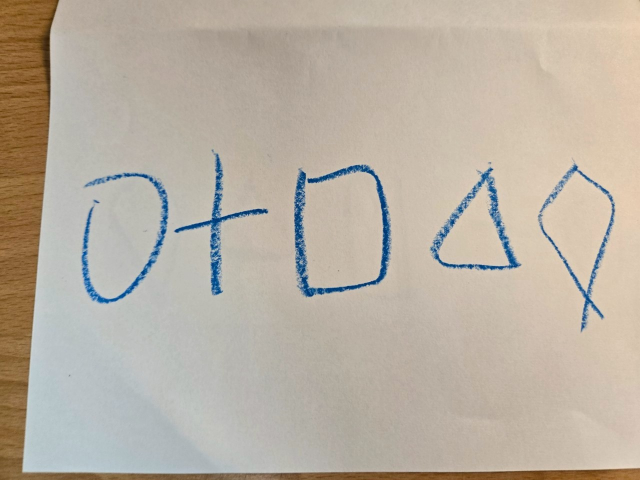
#> input picture circle/raw/206_1.jpg, 1280 x 960 px (shown at 1/2 size)
$ python main.py
#> lines starting #> are read from the running program, lines starting #| are printed output that depends on the picture; after the words box and inside, x2 and y2 are one past the last pixel; in counts of white or black regions, pixels touching at a corner belong together
### circle/ShapeAnalyzer.py
import cv2
import numpy as np
import math
import os


class ShapeAnalyzer:
    def __init__(self, image_path="extracted_paper.jpg"):
        self.image_path = image_path
        self.img = None
        self.result_img = None

    def process(self, debug=False):

#> called with debug = False
        self.img = cv2.imread(self.image_path)
#> self.img is the input picture: shape (960, 1280, 3); mean B, G, R 163.1, 176.2, 185.5
        # cv2.imshow("original", self.img)
        if self.img is None:
            print("無法讀取圖片，請檢查路徑是否正確")
            return
        self.result_img = self.img.copy()
        gray = cv2.cvtColor(self.img, cv2.COLOR_BGR2GRAY)
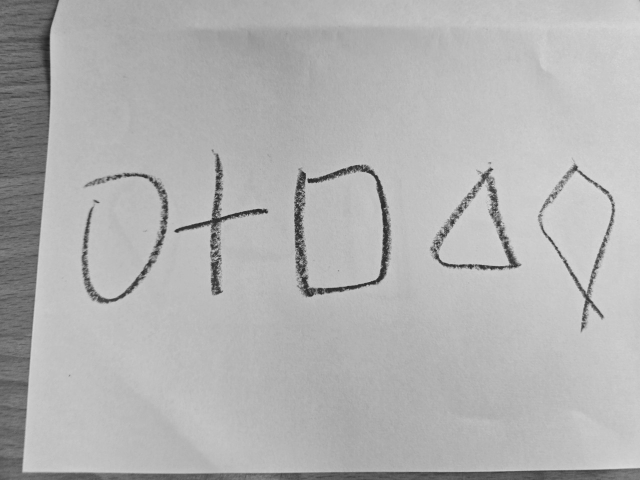
#> gray: shape (960, 1280) (shown at 1/2 size); min 28, max 220, mean 177.5
        blurred = cv2.GaussianBlur(gray, (5, 5), 0)
        # cv2.imshow("blurred", blurred)
        # 使用自適應二值化取代 Canny 邊緣檢測
        adaptive_thresh = cv2.adaptiveThreshold(
            blurred, 255, cv2.ADAPTIVE_THRESH_MEAN_C, cv2.THRESH_BINARY, 13, 2
        )
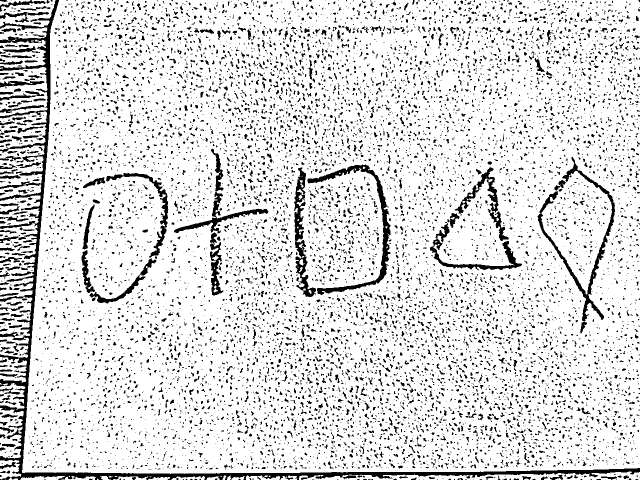
#> adaptive_thresh: shape (960, 1280) (shown at 1/2 size); 86.5% white; 10185 black regions (8649 under 20 px), largest, box (x1, y1, x2, y2) and area: (0, 0, 1280, 960) 25575, (1075, 314, 1230, 643) 4675, (615, 329, 781, 590) 4662

        # cv2.imshow("adaptive_thresh", adaptive_thresh)

        # 反轉圖像，讓物體變成白色，背景變成黑色
        thresh = cv2.bitwise_not(adaptive_thresh)
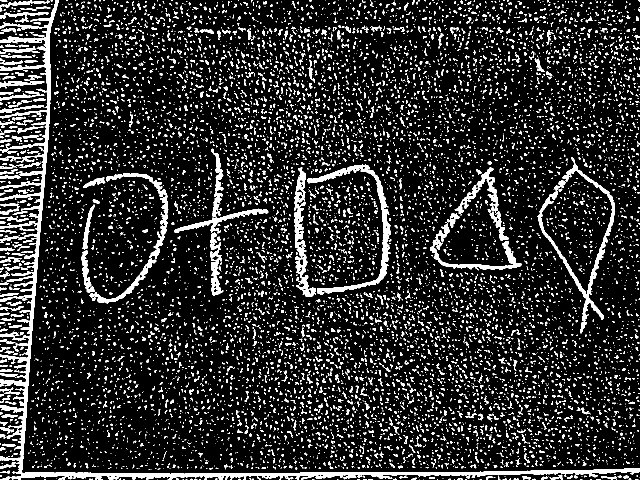
#> thresh: shape (960, 1280) (shown at 1/2 size); 13.5% white; 10185 white regions (8649 under 20 px), largest, box (x1, y1, x2, y2) and area: (0, 0, 1280, 960) 25575, (1075, 314, 1230, 643) 4675, (615, 329, 781, 590) 4662

        # 形態學操作：先連接斷線，再去除雜訊
        # 使用閉運算連接斷開的線條
        kernel_close = np.ones((5, 5), np.uint8)
        thresh = cv2.morphologyEx(thresh, cv2.MORPH_CLOSE, kernel_close, iterations=2)
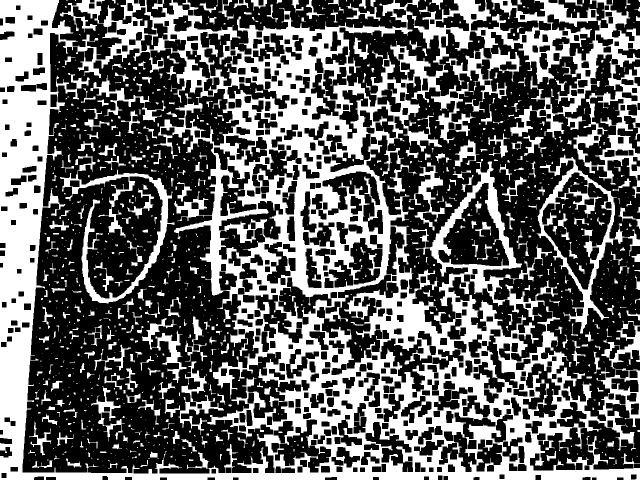
#> thresh: shape (960, 1280) (shown at 1/2 size); 38.1% white; 1159 white regions (743 under 20 px), largest, box (x1, y1, x2, y2) and area: (0, 0, 1280, 960) 387015, (1073, 309, 1280, 667) 10305, (120, 308, 349, 607) 9816

        # 再用開運算去除小雜訊
        kernel_open = np.ones((3, 3), np.uint8)
        thresh = cv2.morphologyEx(thresh, cv2.MORPH_OPEN, kernel_open, iterations=1)
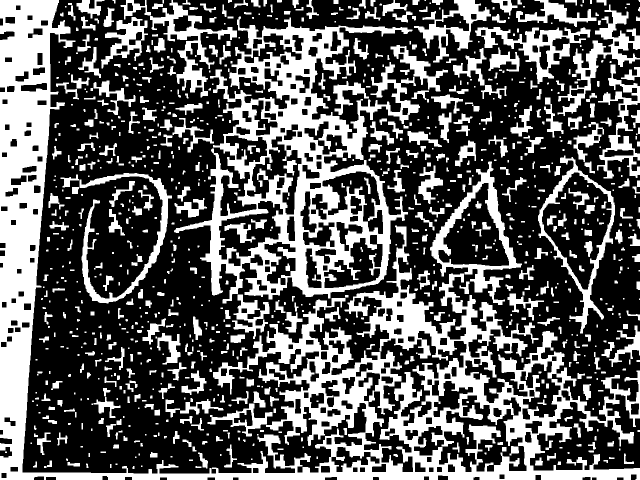
#> thresh: shape (960, 1280) (shown at 1/2 size); 36.1% white; 1020 white regions (335 under 20 px), largest, box (x1, y1, x2, y2) and area: (0, 0, 1280, 960) 188689, (348, 33, 840, 607) 86299, (860, 323, 1044, 610) 9793

        # 最後再用閉運算確保圖形完整性
        kernel_final = np.ones((5, 5), np.uint8)
        thresh = cv2.morphologyEx(thresh, cv2.MORPH_CLOSE, kernel_final, iterations=2)
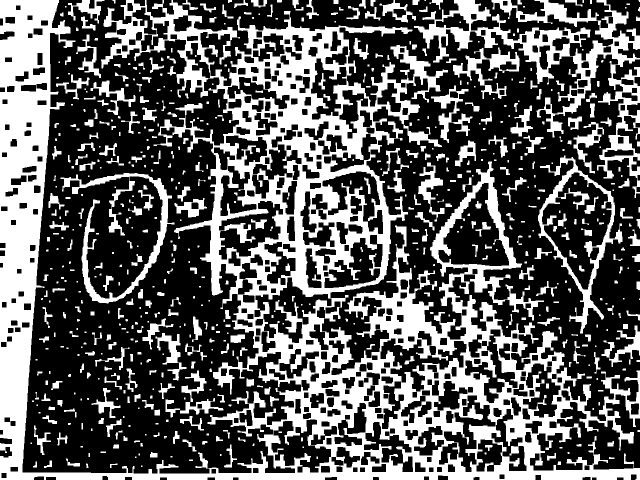
#> thresh: shape (960, 1280) (shown at 1/2 size); 36.4% white; 669 white regions (218 under 20 px), largest, box (x1, y1, x2, y2) and area: (0, 0, 1280, 960) 324516, (828, 0, 1280, 396) 32469, (121, 346, 349, 607) 9094
        # cv2.imshow("thresh", thresh)
        cv2.waitKey(0)
        cv2.destroyAllWindows()

        # 根據輸入圖片名稱動態生成二值化圖像的保存路徑
        base_name = os.path.basename(self.image_path)
        img_prefix = base_name.split("_extracted_paper")[0]
        thresh_path = f"test_img/{img_prefix}_thresh.jpg"
        cv2.imwrite(thresh_path, thresh)
        if debug:
            cv2.imshow("original", self.img)
            cv2.imshow("adaptive_thresh", adaptive_thresh)
            cv2.imshow("thresh", thresh)
            cv2.waitKey(0)
            cv2.destroyAllWindows()
        return thresh_path, thresh, self.result_img, adaptive_thresh


# test_img\img3_extracted_paper.jpg
# [5 lines that do not run on import are left out]

### circle/graph_yolov8/Analyze_graphics.py
import torch
import cv2
import math
import os
import shutil
from ultralytics import YOLO


class Analyze_graphics:
    def __init__(
        self,
        model_path=r"C:\Users\chang\Downloads\circle\runs\segment\train\weights\best.pt",
        class_names=["Circle", "Cross", "Diamond", "Square", "Triangle"],
    ):
        self.model = YOLO(model_path)
        self.class_names = class_names

    # [192 lines left out: functions calculate_distance, non_max_suppression_custom, reset_dir, infer_and_draw, not called in this run]
            # [5 lines of commented-out code are left out]


# [7 lines that do not run on import are left out]

    # segmenter.infer_and_draw(image_path)

### circle/main.py
import cv2

from PrtSc import ScreenCapture
from PaperDetector_HSV import PaperDetector_HSV
from PaperDetector_edge import PaperDetector_edges
from ShapeAnalyzer import ShapeAnalyzer
from graph_yolov8.Analyze_graphics import Analyze_graphics
import os


def PS():
    screen_capture = ScreenCapture()
    img_path = screen_capture.run()
    screen_capture.cleanup()
    return img_path


if __name__ == "__main__":
    img_mode = "dir"  # 'PrtSc' or 'image' or 'dir'
    paper_detector_mode = "edge"  # HSV or edge
    if img_mode == "PrtSc":
        print("開始截圖...")
        image_path = PS()
    elif img_mode == "image":
        img = "img3.jpg"
        image_path = f"test_img\{img}"
    elif img_mode == "dir":
        img_dir = "raw"
        image_files = [
            f
            for f in os.listdir(img_dir)
            if f.lower().endswith((".png", ".jpg", ".jpeg", ".bmp"))
        ]
        if not image_files:
            print("資料夾中沒有圖片。")
            exit()
        for img in image_files:
            image_path = os.path.join(img_dir, img)
            print(f"處理圖片: {image_path}")

            pattern_detector = ShapeAnalyzer(image_path=image_path)
            thresh_img_path, thresh, result_img, adaptive_thresh = (
                pattern_detector.process()
            )
#> thresh_img_path = 'test_img/206_1.jpg_thresh.jpg'

            if thresh_img_path is not None:
                # print("\n開始圖形分析...")
#> (the run stopped early here; a loop or call above may not have finished)

$ run again, on circle/raw/211_1.jpg
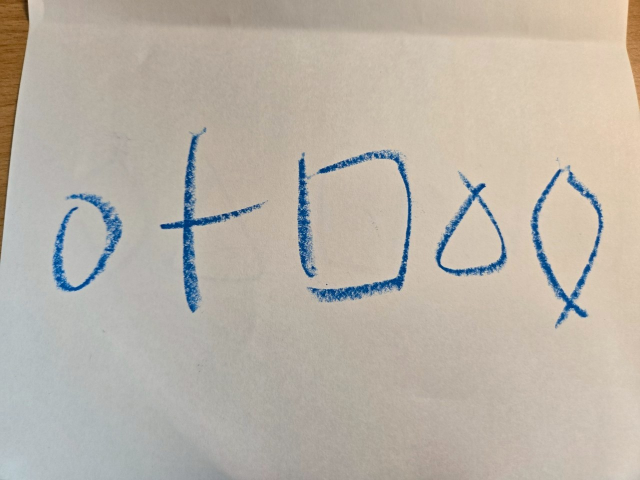
#> input picture circle/raw/211_1.jpg, 1280 x 960 px (shown at 1/2 size)
#> in process, self.img is the input picture: shape (960, 1280, 3); mean B, G, R 168, 178.6, 185.8
#> in process, `adaptive_thresh = cv2.adaptiveThreshold( blurred, 255, cv2.ADAPTIVE_TH..`:
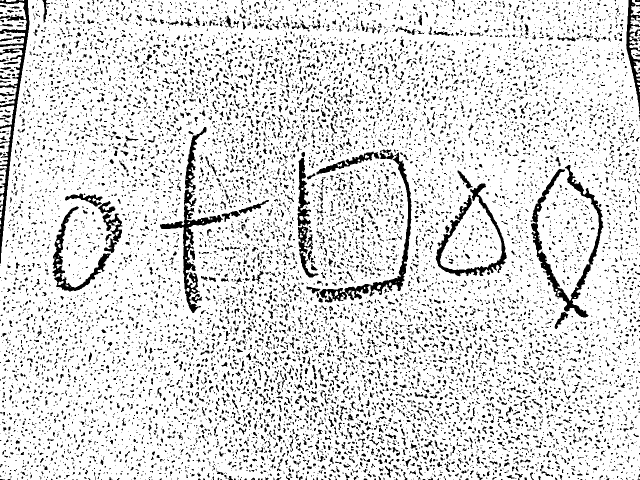
#> adaptive_thresh: shape (960, 1280) (shown at 1/2 size); 85.9% white; 11552 black regions (9396 under 20 px), largest, box (x1, y1, x2, y2) and area: (1061, 330, 1207, 635) 6461, (0, 0, 59, 528) 5443, (639, 299, 823, 605) 4998
#> in process, `thresh = cv2.morphologyEx(thresh, cv2.MORPH_CLOSE, kernel_final, itera..`:
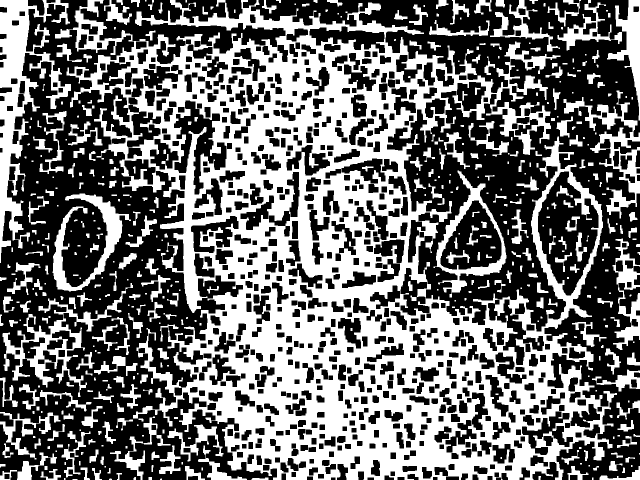
#> thresh: shape (960, 1280) (shown at 1/2 size); 43.7% white; 497 white regions (152 under 20 px), largest, box (x1, y1, x2, y2) and area: (110, 0, 1234, 960) 392703, (0, 0, 142, 526) 22998, (5, 566, 266, 794) 9912
#> thresh_img_path = 'test_img/211_1.jpg_thresh.jpg'
